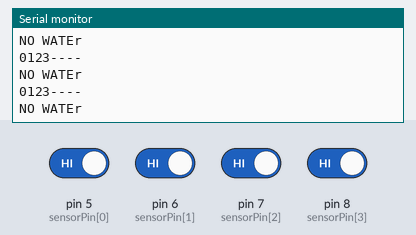
A sketch run on a simulated Arduino Uno, built with avr-gcc and run on an emulated ATmega328P. On the bench: the last lines printed to the serial monitor. The inputs (shaded band) are chosen by the test bench; at power-on: pin 5 (sensorPin[0]), pin 6 (sensorPin[1]), pin 7 (sensorPin[2]), pin 8 (sensorPin[3]) HIGH.

Above: at 4.8 s.
4.9 s: pin 5 (sensorPin[0]) driven LOW
At 6.5 s:
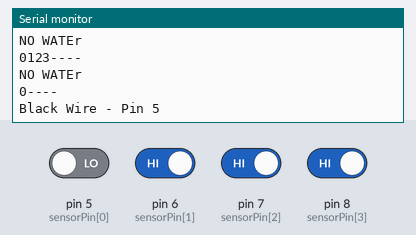
9.5 s: pin 5 (sensorPin[0]) driven HIGH and pin 6 (sensorPin[1]) driven LOW
At 10.8 s:
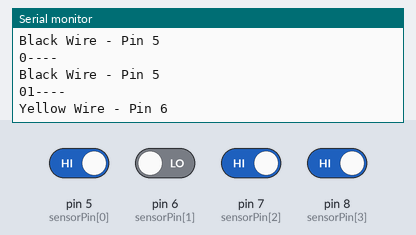
13.5 s: pin 6 (sensorPin[1]) driven HIGH and pin 7 (sensorPin[2]) driven LOW
At 15.1 s:
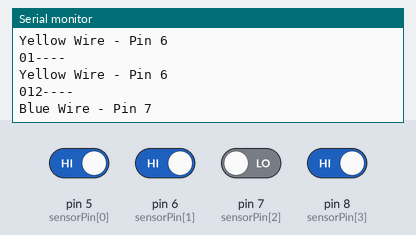
Timing chart, 0 to 16.6 s (numbered marks = the images above; inputs shaded):
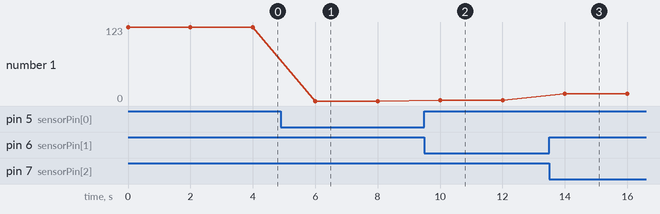

Measured:
- after the input at 4.9 s, the serial monitor: prints a new line after 1.1 s (image 1)
- after the input at 9.5 s, the serial monitor: prints a new line after 0.50 s (image 2)
- after the input at 13.5 s, the serial monitor: prints a new line after 0.50 s (image 3)
- plotted number 1: 123 → 0 after the input at 4.9 s, 0 → 1 after the input at 9.5 s, 1 → 12 after the input at 13.5 s

The sketch:

ArduinoWaterLevelCode.ino
```cpp
// Code loosely based off of the following code referenced by the links below
// source: http://www.electroschematics.com/9964/arduino-water-level-sensor/
// http://www.electroschematics.com/9964/arduino-water-level-indicator-controller/


byte sensorPin[] = {5, 6, 7, 8};

const byte sensors = 4;
int level = 0;

void setup() {
  Serial.begin(9600);
  for(int i = 0; i < sensors; i++) {
    // Use the internal pullup resistors on the input
    // pins so they are not floating and give random
    // values
    pinMode(sensorPin[i], INPUT_PULLUP);
  }
}

void loop() {
  level = 0;
  // loop through the sensor pins and break when we
  // find one that is low
  // The sensor pin will be low when it is submerged
  // in water as we have the GND pin at the bottom of
  // the bucket
  // The first pin should be connected to the wire that
  // is the highest as we break once a LOW is returned
  // as we assume all wires below the submberged will also
  // be submerged
  for(int i = 0; i < sensors; i++) {
    level=i;
    Serial.print(i);
     if(digitalRead(sensorPin[i]) == LOW) {
        break;
     }
     level=i+1;
  }
  Serial.println("----");

  switch(level) {
    case 0:
      Serial.println("Black Wire - Pin 5");
      break;
    case 1:
       Serial.println("Yellow Wire - Pin 6");
       break;
    case 2:
       Serial.println("Blue Wire - Pin 7");
       break;
    case 3:
       Serial.println("White Wire - Pin 8");
       break;
    case 4:
       Serial.println("NO WATEr");
       break;
    default:
      Serial.println("NO WATER");
      break;
  }
  delay(2000);
}
```
